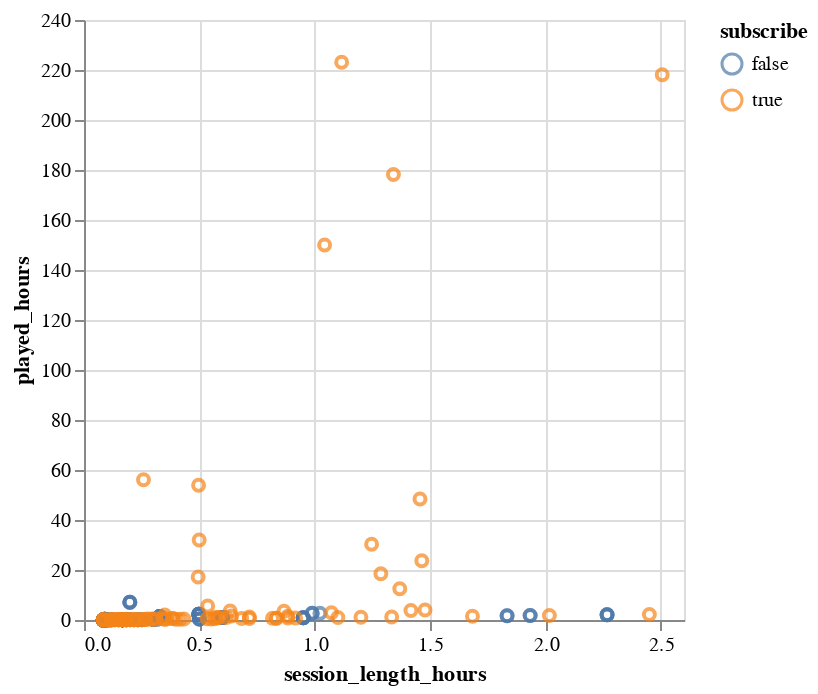

Source (notebook cell):
### Code cell
players_sessions_plot_2

### Figure 1 — Vega specification as saved in the notebook (floating-point values rounded to 4 significant figures; data arrays with more than 128 entries replaced by an {"elided": "..."} marker saying what was removed)
{"$schema": "https://vega.github.io/schema/vega/v5.json", "data": [{"name": "source_0", "values": {"elided": "186 records"}}, {"name": "source_0_x_domain_session_length_hours", "values": [{"min": 0.08333, "max": 2.506}]}, {"name": "source_0_y_domain_played_hours", "values": [{"min": 0.0, "max": 223.1}]}, {"name": "source_0_color_domain_subscribe", "values": [{"subscribe": false}, {"subscribe": true}]}], "marks": [{"type": "symbol", "name": "marks", "from": {"data": "source_0"}, "encode": {"update": {"y": {"field": "played_hours", "scale": "y"}, "opacity": {"value": 0.7}, "stroke": {"field": "subscribe", "scale": "color"}, "fill": {"value": "transparent"}, "x": {"field": "session_length_hours", "scale": "x"}}}, "style": ["point"]}], "scales": [{"name": "x", "type": "linear", "domain": [{"signal": "(data(\"source_0_x_domain_session_length_hours\")[0] || {}).min"}, {"signal": "(data(\"source_0_x_domain_session_length_hours\")[0] || {}).max"}], "range": [0, {"signal": "width"}], "nice": true, "zero": true}, {"name": "y", "type": "linear", "domain": [{"signal": "(data(\"source_0_y_domain_played_hours\")[0] || {}).min"}, {"signal": "(data(\"source_0_y_domain_played_hours\")[0] || {}).max"}], "range": [{"signal": "height"}, 0], "nice": true, "zero": true}, {"name": "color", "type": "ordinal", "domain": {"data": "source_0_color_domain_subscribe", "field": "subscribe", "sort": true}, "range": "category"}], "axes": [{"scale": "x", "ticks": false, "labels": false, "orient": "bottom", "zindex": 0, "maxExtent": 0, "grid": true, "gridScale": "y", "tickCount": {"signal": "ceil(width/40)"}, "domain": false, "aria": false, "minExtent": 0}, {"scale": "y", "domain": false, "orient": "left", "tickCount": {"signal": "ceil(height/40)"}, "grid": true, "gridScale": "x", "aria": false, "zindex": 0, "minExtent": 0, "maxExtent": 0, "labels": false, "ticks": false}, {"scale": "x", "grid": false, "labelFlush": true, "zindex": 0, "orient": "bottom", "tickCount": {"signal": "ceil(width/40)"}, "title": "session_length_hours", "labelOverlap": true}, {"scale": "y", "tickCount": {"signal": "ceil(height/40)"}, "grid": false, "title": "played_hours", "orient": "left", "labelOverlap": true, "zindex": 0}], "legends": [{"stroke": "color", "symbolType": "circle", "title": "subscribe", "encode": {"symbols": {"update": {"fill": {"value": "transparent"}, "opacity": {"value": 0.7}}}}}], "width": 300, "padding": 5, "background": "white", "style": "cell", "height": 300}
